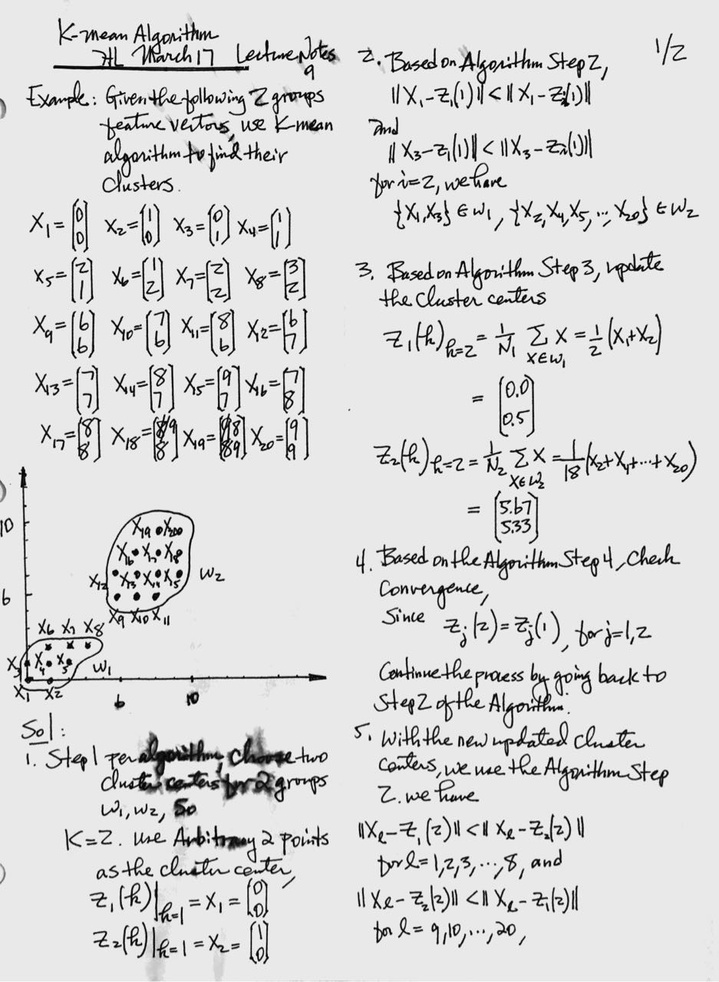
#> input picture 2018S-13-Kmean-example1.jpg, 719 x 982 px, shrunk from 937 x 1280 before the run, given in place of the camera
$ python 2018S-20-convex_hull.py   (older library calls are emulated)
#> lines starting #> are read from the running program, lines starting #| are printed output that depends on the picture; after the words box and inside, x2 and y2 are one past the last pixel; in counts of white or black regions, pixels touching at a corner belong together
import cv2
import numpy as np

def thresh_callback(thresh):
    edges = cv2.Canny(blur,thresh,thresh*2)
    drawing = np.zeros(frame.shape,np.uint8)     # Image to draw the contours
    _,contours,hierarchy = cv2.findContours(edges,cv2.RETR_TREE,cv2.CHAIN_APPROX_SIMPLE)
    for cnt in contours:
        hull = cv2.convexHull(cnt)
        cv2.drawContours(drawing,[cnt],0,(0,255,0),2)   # draw contours in green color
        cv2.drawContours(drawing,[hull],0,(0,0,255),2)  # draw convex hull contours in red color
        cv2.imshow('output',drawing)
        print(cv2.isContourConvex(cnt))

src = cv2.VideoCapture(0)

while(1):
    ret, frame = src.read()
#> frame is the input picture: shape (982, 719, 3); min 0, max 255, mean 216.7
    # img = cv2.imread('test.jpg')
    gray = cv2.cvtColor(frame,cv2.COLOR_BGR2GRAY)
    blur = cv2.GaussianBlur(gray,(5,5),0)
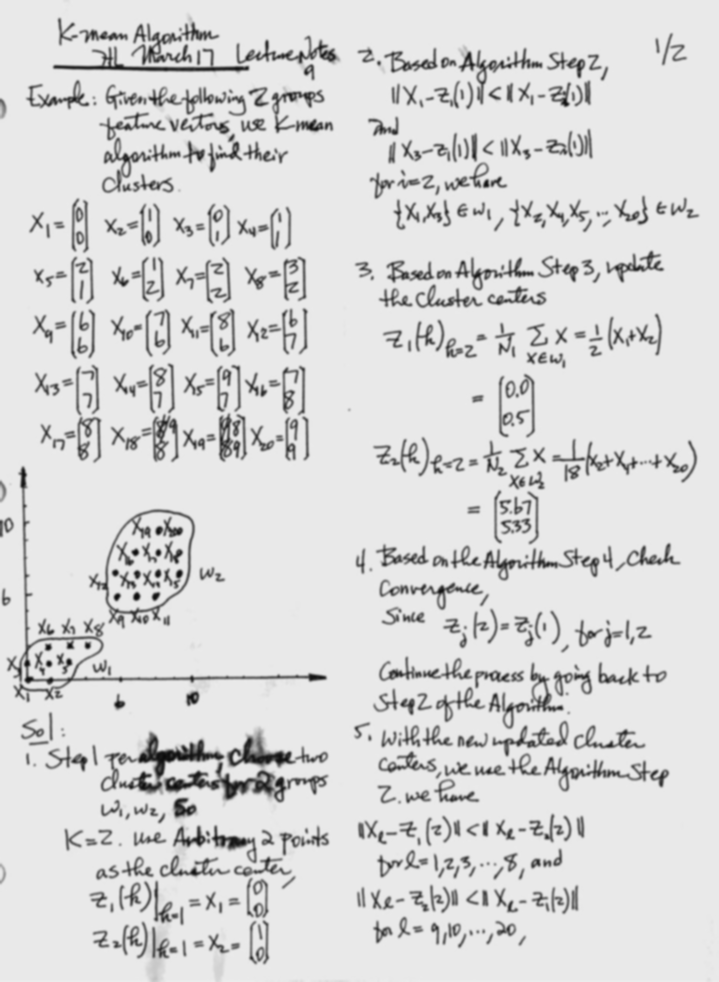
#> blur: shape (982, 719); min 11, max 236, mean 216.7
    ret, thresh = cv2.threshold(blur, 127, 255, 0)
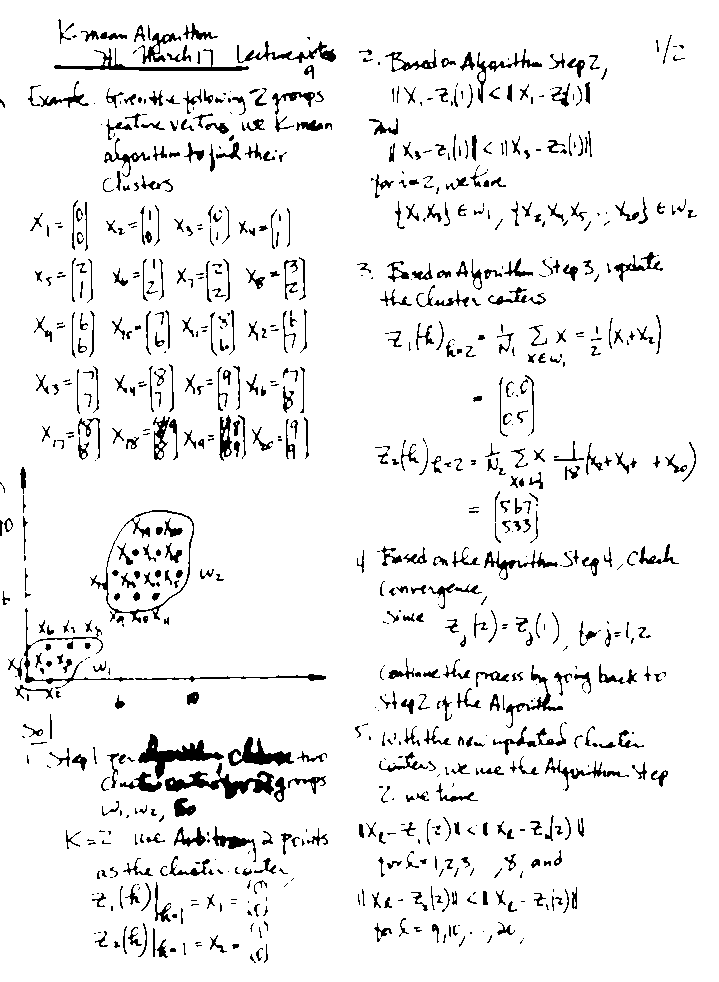
#> thresh: shape (982, 719); 93.5% white; 844 black regions (306 under 20 px), largest, box (x1, y1, x2, y2) and area: (165, 763, 274, 799) 1265, (138, 734, 224, 779) 1174, (54, 48, 249, 71) 894

    thresh_callback(ret)
#> in thresh_callback, `edges = cv2.Canny(blur,thresh,thresh*2)`:
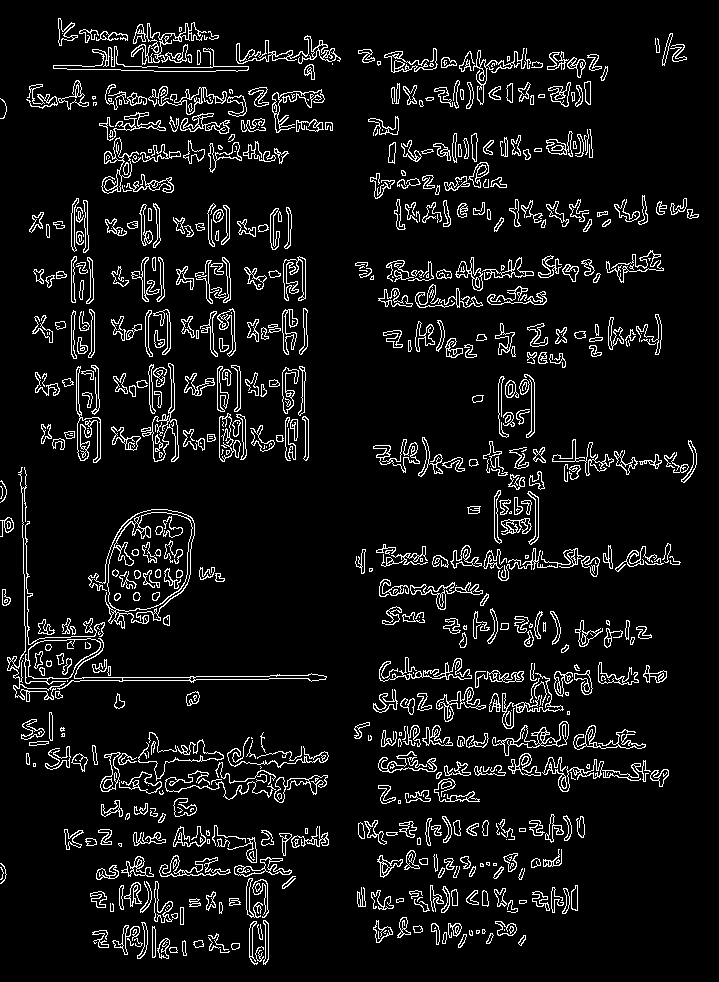
#> edges: shape (982, 719); 7.7% white in thin lines or dots
#> in thresh_callback, `_,contours,hierarchy = cv2.findContours(edges,cv2.RETR_TREE,cv2.CHAIN_..`: contours = 1583 contours, 599 with area under 20; largest, box (x1, y1, x2, y2) and area: (105, 512, 193, 629) 6748, (107, 512, 193, 612) 6183, (24, 638, 101, 685) 2280, (28, 638, 101, 679) 2084, (53, 46, 249, 72) 966
#> the loop in thresh_callback, `for cnt in contours:` made 1583 passes
#> (cnt, hull) on passes 45, 50, 57: ([[435, 927], [434, 928], [435, 928]], [[435, 928], [434, 928], [435, 927]]), ([[504, 929], [504, 930]], [[504, 930], [504, 929]]), ([[378, 931], [378, 938], [379, 938], [378, 937]], [[379, 938], [378, 938], [378, 931]])
#| False
#| False
#| False
#| False
#| False
#| False
#| False
#| False
#> (further printed lines are left out)
#> after the loop in thresh_callback, `for cnt in contours:`:
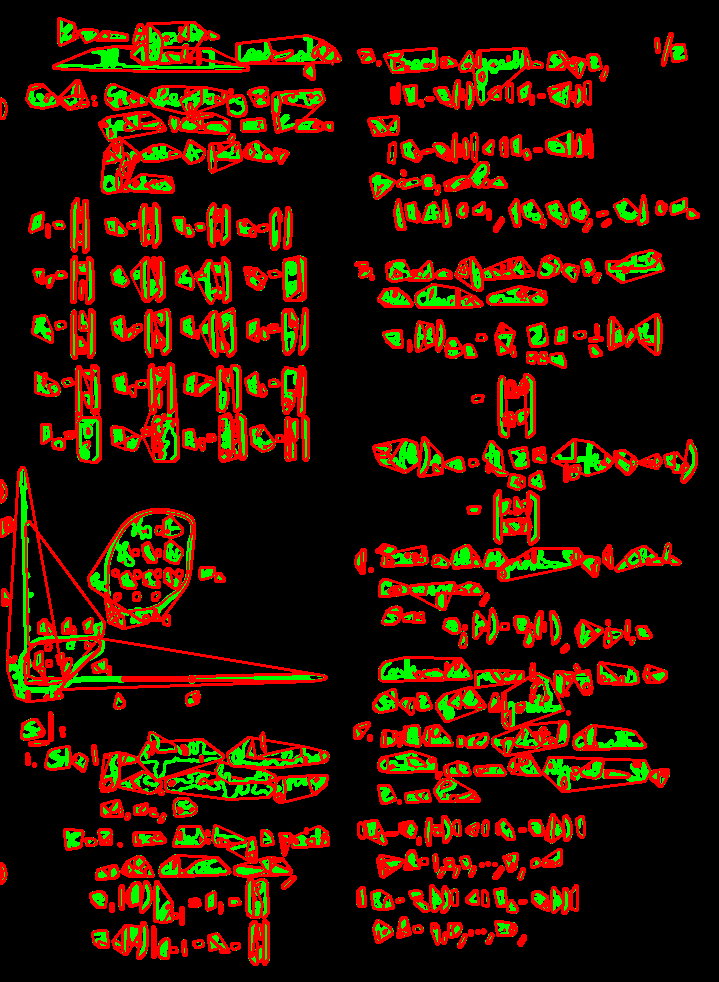
#> drawing: shape (982, 719, 3); mean of channels 0, 1, 2 0, 20, 45.6; drawn as B, G, R

    if cv2.waitKey(1) & 0xFF == ord('q'):
#> (key q is pressed here)
        break

src.release()
cv2.destroyAllWindows()

$ run again, on 2018S-14-Kmean-example2.jpg
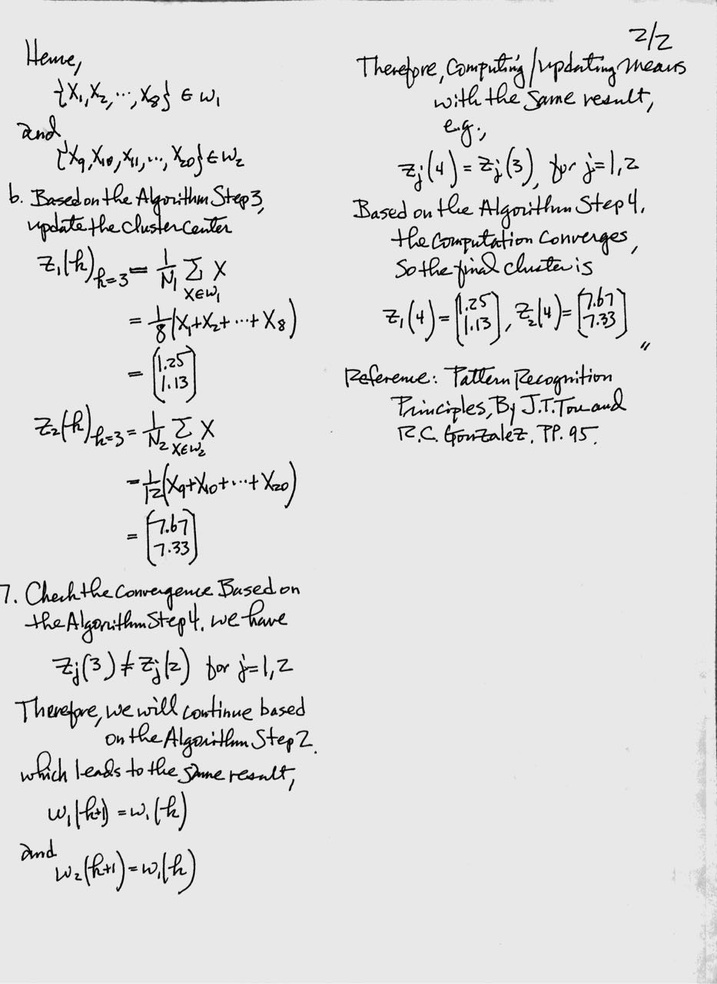
#> input picture 2018S-14-Kmean-example2.jpg, 717 x 984 px, shrunk from 933 x 1280 before the run, given in place of the camera
#> frame is the input picture: shape (984, 717, 3); min 0, max 255, mean 222.2
#> `ret, thresh = cv2.threshold(blur, 127, 255, 0)`:
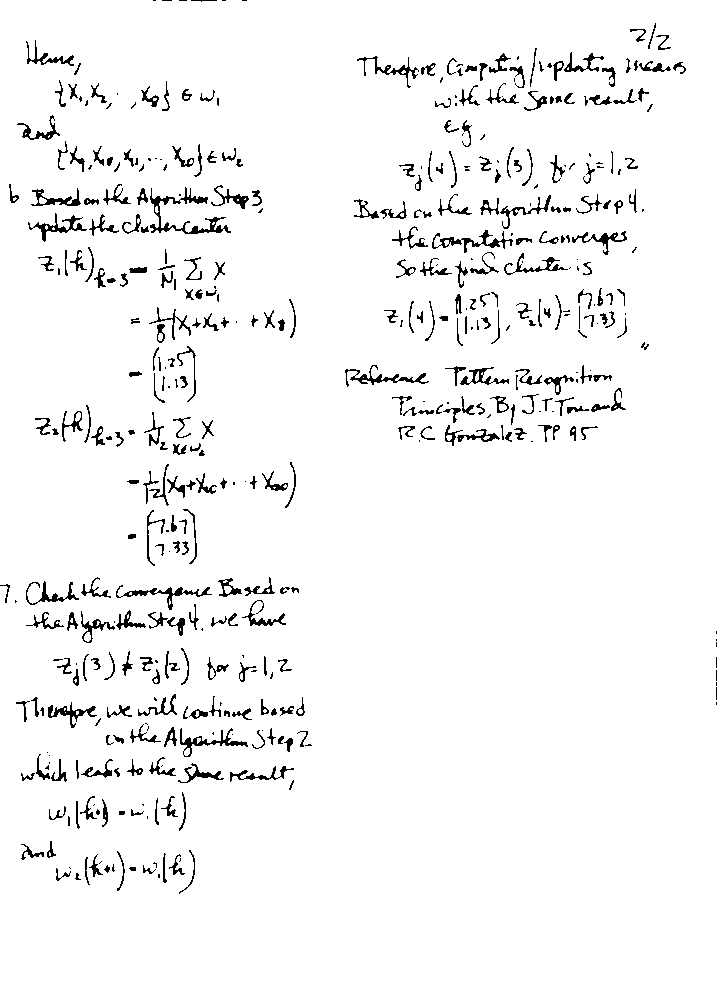
#> thresh: shape (984, 717); 95.9% white; black in thin lines or dots
#> edges: shape (984, 717); 4.8% white in thin lines or dots
#> contours = 984 contours, 388 with area under 20; largest, box (x1, y1, x2, y2) and area: (514, 364, 612, 396) 692, (538, 50, 616, 88) 683, (142, 463, 196, 507) 590, (344, 363, 431, 388) 470, (25, 580, 81, 606) 464
#> the loop in thresh_callback, `for cnt in contours:` made 984 passes
#> hull on pass 23: [[95, 866], [94, 867]]
#> (printed output is left out)
#> after the loop in thresh_callback, `for cnt in contours:`:
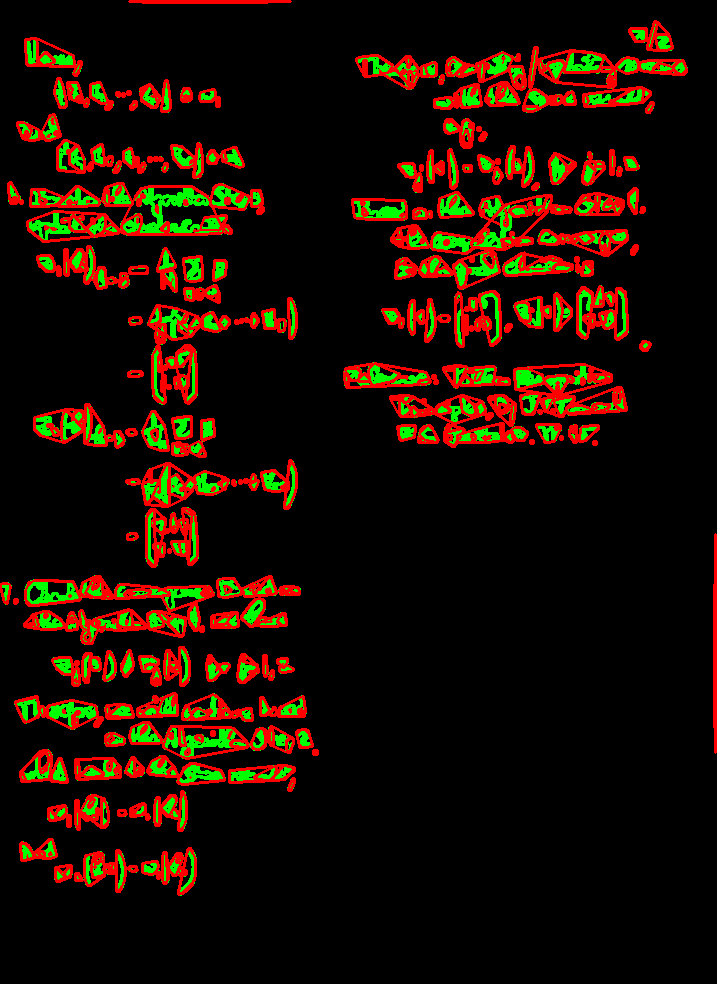
#> drawing: shape (984, 717, 3); mean of channels 0, 1, 2 0, 12.8, 27.9; drawn as B, G, R
